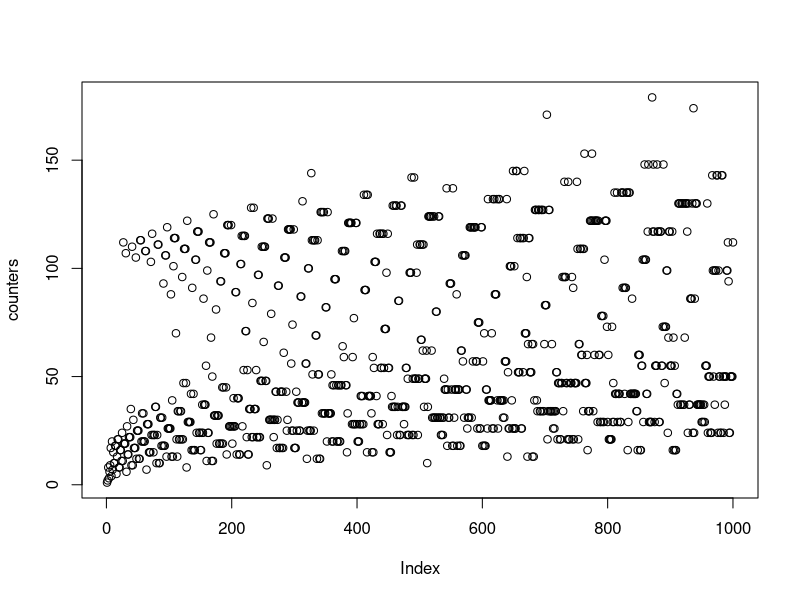
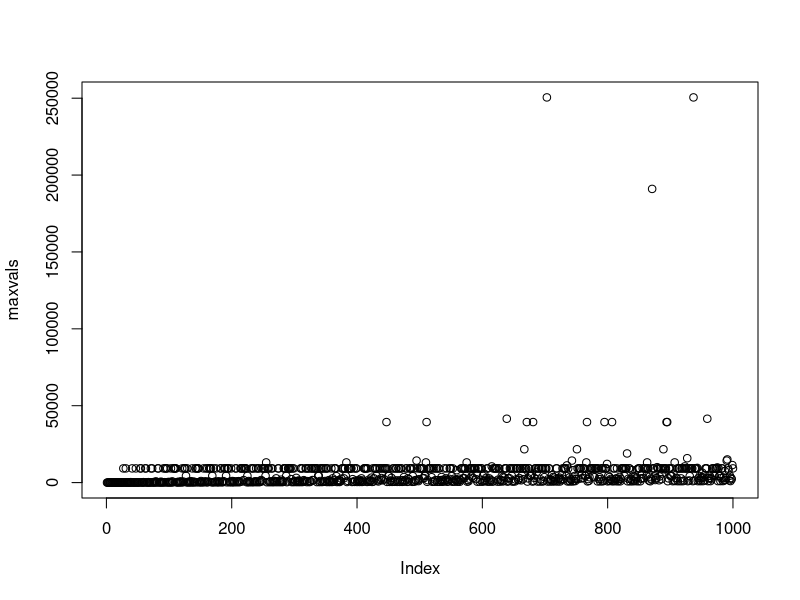

Recreate these plots in R, in order.
counters=c()
maxvals=c()
for (i in 1:1000) {
	cat(i)
	n=i
	counter=1
	maxval=0
	while (n!=1) {
		#cat (n, "\n")
		counter=counter+1
		if (maxval<n) {
			maxval=n
		} 
		if (n%%2==0) {
			n<-as.integer(n/2)
		} else {
			n<-as.integer(3*n+1)
		}
	} 
	counters[i] <-counter 
	maxvals[i] <-maxval
}
plot(counters)
plot(maxvals)

